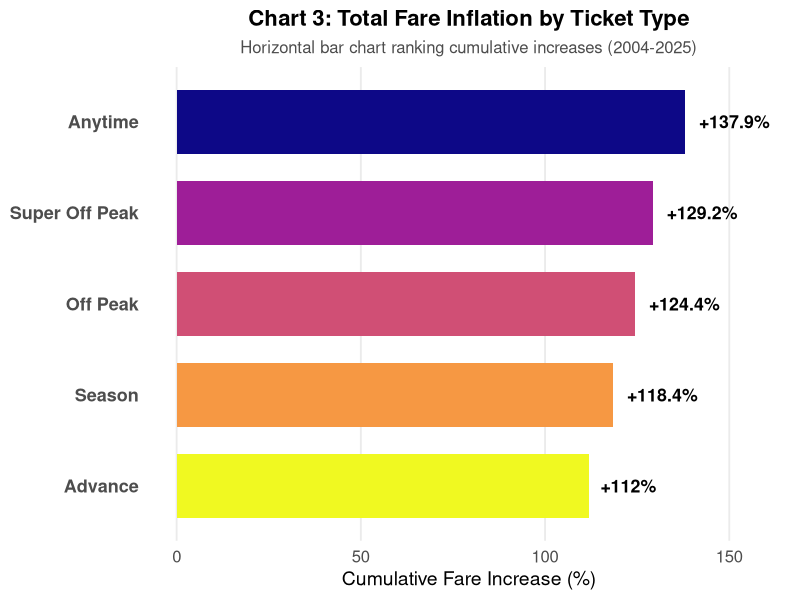
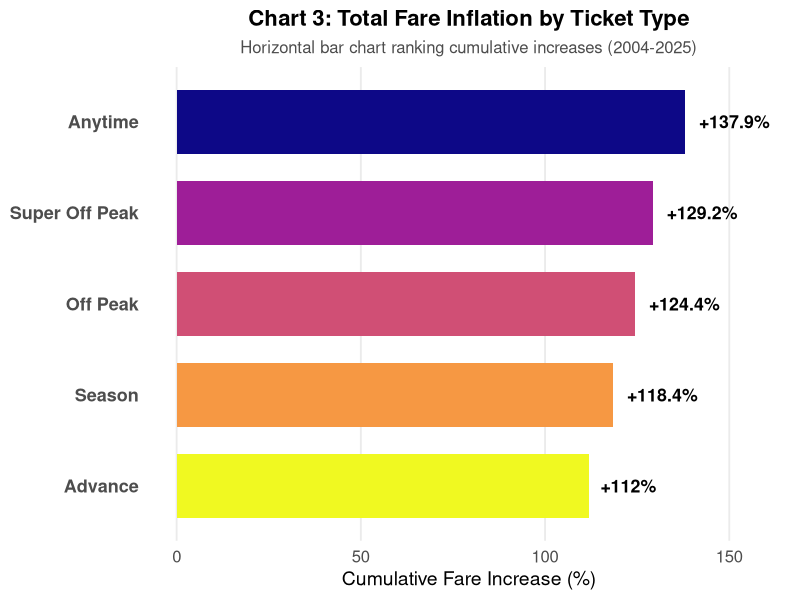

Generate these figures, in order, with R:
# ==============================================================================
# IJC445 DATA VISUALISATION - CHART 3: HORIZONTAL BAR CHART (Cumulative Inflation)
# ==============================================================================
# Script: 03_chart3_bar_cumulative_inflation.R
# Purpose: Create horizontal bar chart ranking cumulative fare increases
# Chart Type: Horizontal Bar Chart
# Module: IJC445 Data Visualisation
# Date: January 2026
# ==============================================================================

# SETUP ------------------------------------------------------------------------

library(tidyverse)
library(viridis)

# LOAD AND TRANSFORM DATA ------------------------------------------------------

data_raw <- read_csv("data/7182_Change_by_ticket_type.csv", 
                     col_types = cols(.default = "c"),
                     show_col_types = FALSE)

rail_data <- data_raw %>%
  filter(!Sector %in% c("Retail Prices Index")) %>%
  filter(!str_detect(`Ticket type`, "Revenue per journey")) %>%
  select(Sector, `Ticket type`, `2004`:`2025 [note 1]`) %>%
  pivot_longer(
    cols = `2004`:`2025 [note 1]`,
    names_to = "Year",
    values_to = "Fare_Index"
  ) %>%
  mutate(
    Year = as.numeric(str_extract(Year, "\\d{4}")),
    Fare_Index = as.numeric(Fare_Index)
  ) %>%
  filter(!is.na(Fare_Index))

# CREATE CHART 3 ---------------------------------------------------------------


# Calculate cumulative inflation
cumulative_inflation <- rail_data %>%
  filter(Sector == "All operators",
         `Ticket type` != "All tickets",
         Year %in% c(2004, 2025)) %>%
  group_by(`Ticket type`) %>%
  summarise(
    Fare_2004 = Fare_Index[Year == 2004][1],
    Fare_2025 = Fare_Index[Year == 2025][1]
  ) %>%
  filter(!is.na(Fare_2004), !is.na(Fare_2025)) %>%
  mutate(
    Cumulative_Increase = ((Fare_2025 - Fare_2004) / Fare_2004) * 100
  ) %>%
  arrange(desc(Cumulative_Increase))

# Create visualisation
chart3 <- ggplot(cumulative_inflation, 
                 aes(x = reorder(`Ticket type`, Cumulative_Increase), 
                     y = Cumulative_Increase,
                     fill = Cumulative_Increase)) +
  geom_col(width = 0.7) +
  geom_text(aes(label = paste0("+", round(Cumulative_Increase, 1), "%")),
            hjust = -0.2, size = 4.5, fontface = "bold") +
  scale_fill_viridis_c(option = "plasma", direction = -1, name = "Inflation %") +
  coord_flip(ylim = c(0, max(cumulative_inflation$Cumulative_Increase) * 1.15)) +
  labs(
    title = "Chart 3: Total Fare Inflation by Ticket Type",
    subtitle = "Horizontal bar chart ranking cumulative increases (2004-2025)",
    x = NULL,
    y = "Cumulative Fare Increase (%)"
  ) +
  theme_minimal(base_size = 14) +
  theme(
    plot.title = element_text(face = "bold", size = 16, hjust = 0.5),
    plot.subtitle = element_text(size = 12, colour = "grey30", hjust = 0.5),
    legend.position = "none",
    panel.grid.minor = element_blank(),
    panel.grid.major.y = element_blank(),
    axis.text = element_text(size = 12),
    axis.text.y = element_text(size = 13, face = "bold")
  )

# Save chart
dir.create("visualisations/diverse", showWarnings = FALSE, recursive = TRUE)
ggsave("visualisations/diverse/chart3_bar_cumulative_inflation.png", 
       chart3, width = 10, height = 7, dpi = 300, bg = "white")

# Auto-display chart
print(chart3)


